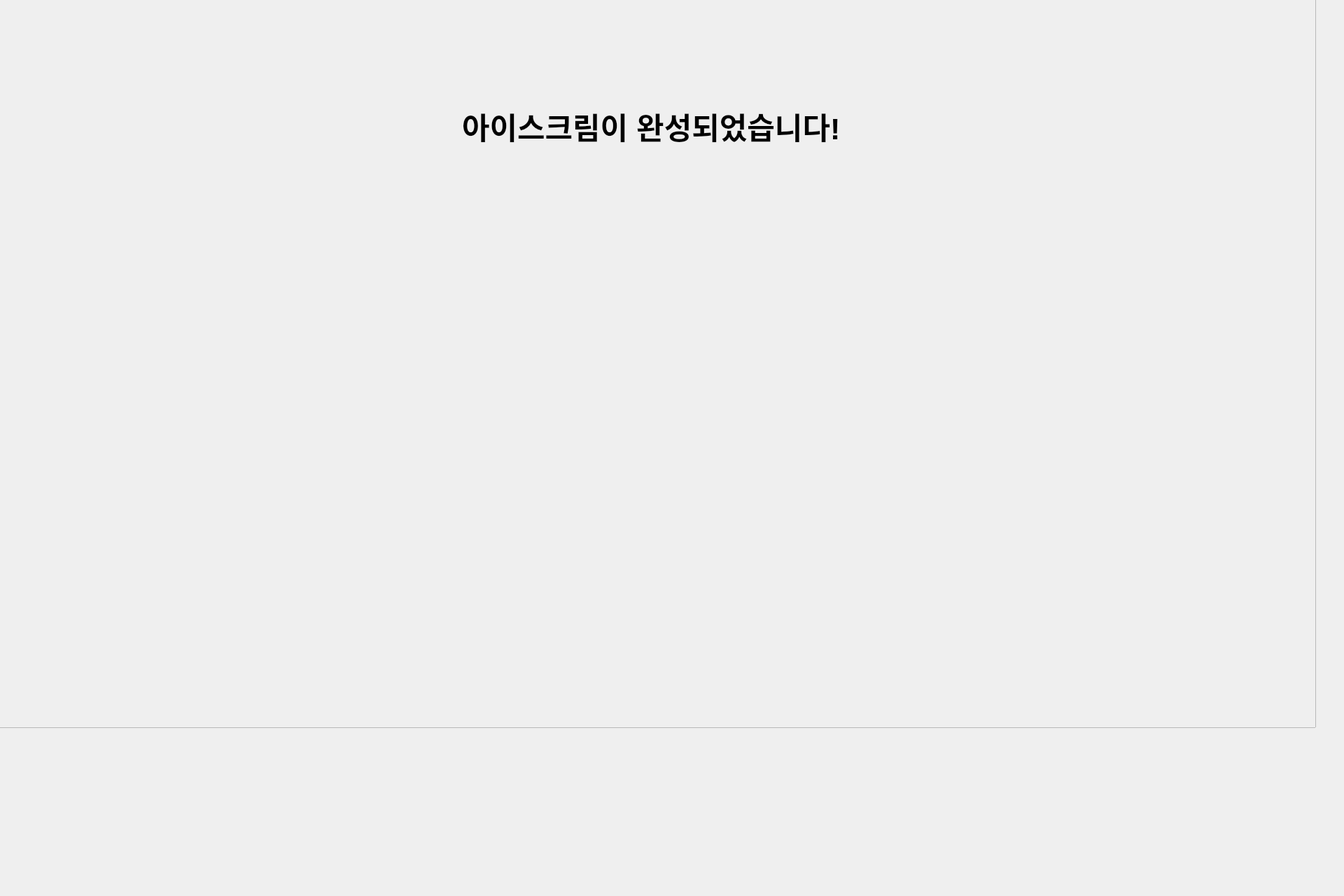
<?xml version="1.0" encoding="UTF-8"?>
<ui version="4.0">
 <class>Dialog</class>
 <widget class="QDialog" name="Dialog">
  <property name="geometry">
   <rect>
    <x>0</x>
    <y>0</y>
    <width>1920</width>
    <height>1280</height>
   </rect>
  </property>
  <property name="windowTitle">
   <string>Dialog</string>
  </property>
  <property name="styleSheet">
   <string notr="true">QPushButton {
    border: 2px solid #1E90FF;  /* 테두리 색상: DodgerBlue */
    border-radius: 10px;        /* 둥근 테두리 */
    padding: 5px;               /* 버튼 내부 여백 */
    background-color: #F0F8FF;  /* 배경 색상: AliceBlue */
}

QPushButton:hover {
    border: 2px solid #00BFFF;  /* 마우스 올렸을 때 테두리 색상: DeepSkyBlue */
    background-color: #E6F2FF;  /* 마우스 올렸을 때 배경 색상 */
}
</string>
  </property>
  <widget class="QLabel" name="label">
   <property name="geometry">
    <rect>
     <x>660</x>
     <y>120</y>
     <width>581</width>
     <height>121</height>
    </rect>
   </property>
   <property name="font">
    <font>
     <pointsize>32</pointsize>
     <weight>75</weight>
     <bold>true</bold>
    </font>
   </property>
   <property name="text">
    <string>아이스크림이 완성되었습니다!</string>
   </property>
  </widget>
  <widget class="QFrame" name="frame">
   <property name="geometry">
    <rect>
     <x>-40</x>
     <y>-40</y>
     <width>1920</width>
     <height>1080</height>
    </rect>
   </property>
   <property name="styleSheet">
    <string notr="true">QFrame {
    background-image: url(/home/messi/ws_amr/qt/dall.jpg); /* 배경 이미지 설정 */
    background-position: center; /* 이미지 중앙 정렬 */
    background-repeat: no-repeat; /* 이미지 반복 안함 */
}</string>
   </property>
   <property name="frameShape">
    <enum>QFrame::StyledPanel</enum>
   </property>
   <property name="frameShadow">
    <enum>QFrame::Raised</enum>
   </property>
  </widget>
  <zorder>frame</zorder>
  <zorder>label</zorder>
 </widget>
 <resources/>
 <connections/>
</ui>
